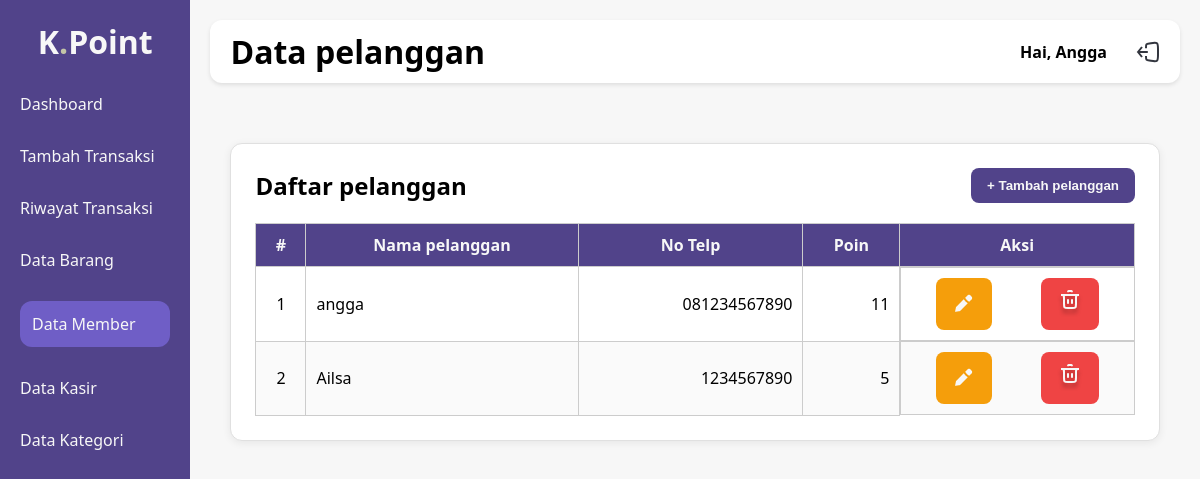
Screenshot of /data-member.php (signed in) with the database file from the repository.
### tables this page shows
CREATE TABLE `pelanggan` (
  `id_pelanggan` int(11) NOT NULL,
  `nama_pelanggan` varchar(255) DEFAULT NULL,
  `no_telp` varchar(12) DEFAULT NULL,
  `poin` int(3) DEFAULT 0
);

### data-member.php (the view, shortened to what this page needs)
<?php
include 'koneksi.php';
?>
<!DOCTYPE html>
<html lang="en">
<head>
    <link rel="stylesheet" href="assets/css/style.css?v=<?= time(); ?>">
</head>
<body>
    <div class="wrapper">
        <div class="sidebar">
            <ul>
                <li><a href="index.php" class="logo">K<span>.</span>Point</a></li>
                <li><a href="index.php" class="nav-link">Dashboard</a></li>
                <li><a href="tambah-transaksi.php" class="nav-link">Tambah Transaksi</a></li>
                <li><a href="riwayat.php" class="nav-link">Riwayat Transaksi</a></li>
                <li><a href="data-barang.php" class="nav-link">Data Barang</a></li>
                <li><a href="data-member.php" class="nav-link active">Data Member</a></li>
                <li><a href="data-kasir.php" class="nav-link">Data Kasir</a></li>
                <li><a href="data-kategori.php" class="nav-link">Data Kategori</a></li>
            </ul>
        </div>
        <div class="main-content" id="main-content">
            <div class="judul">
                <h1>Data pelanggan</h1>
                <div class="profil">
                    <h4>Hai, <?= $_SESSION['nama']; ?> </h4>
                    <img src="assets/icons/logout/logout.svg" alt="Logout" onclick="konfirmasiLogout()" style="cursor:pointer;">
                </div>
            </div>
            <div class="content">
                <section class="card">
                    <div class="card-header">
                        <h2>Daftar pelanggan</h2>
                        <button class="btn-tambah" onclick="tambahpelanggan()">
                        + Tambah pelanggan
                        </button>
                    </div>
                    <div class="table-container">
                    <table class="data-table">
                        <thead>
                            <tr>
                            <th scope="col">#</th>
                            <th scope="col">Nama pelanggan</th>
                            <th scope="col">No Telp</th>
                            <th scope="col">Poin</th>
                            <th scope="col">Aksi</th>
                            </tr>
                        </thead>
                        <tbody>
                            <?php
                                                    $sqlbrg1 = "select * from pelanggan order by id_pelanggan";
                                                    $qbrg1   = mysqli_query($koneksi,$sqlbrg1);
                                                    $urut = 1;
                                                    while ($rbrg1 = mysqli_fetch_array($qbrg1)) {
                                                        $nama_pelanggan = $rbrg1['nama_pelanggan'];
                                                        $no_telp = $rbrg1['no_telp'];
                                                        $poin = $rbrg1['poin'];
                                                    ?>
                        <tr>
                            <td><?php echo $urut++ ?></td>
                            <td><?php echo $nama_pelanggan ?></td>
                            <td><?php echo $no_telp ?></td>
                            <td><?php echo $poin ?></td>
                            <td>
                                <button
                                type="button"
                                class="editBtn"
                                data-id-pelanggan="<?php echo $rbrg1['id_pelanggan']; ?>" onclick="editpelanggan(event)"><img src="assets/icons/edit/Edit_fill.svg" alt="">
                                </button>
                                <button type="button" class="deleteBtn"
                                data-id-pelanggan="<?php echo $rbrg1['id_pelanggan']; ?>"><img src="assets/icons/trash/Trash.svg" alt=""></button
                                >
                            </td>
                        </tr>
                        <?php } ?>
                        </tbody>
                    </table>
                    </div>
                </section>
            </div>
        </div>
    </div>
</body>
</html>

### assets/css/style.css (style rules this page uses)
:root { --kuning: #6f5ec6; --bg-color: #f7f7f7; --sidebar-width: 220px; --hitam: #51438a; }
* { margin: 0; padding: 0; box-sizing: border-box; scroll-behavior: smooth; }
body { font-family: "Segoe UI", sans-serif; display: flex; min-height: 100vh; }
.wrapper { display: flex; width: 100vw; min-height: 100vh; }
.sidebar { display: block; width: var(--sidebar-width); background: var(--hitam); color: var(--bg-color); padding: 20px; min-height: 100vh; transition: all 0.3s ease-in-out; }
.sidebar ul { list-style: none; padding: 0; }
.sidebar .logo { color: var(--bg-color); text-align: center; font-size: 2em; margin: 0 0 30px; font-weight: 900; }
.sidebar .logo span { color: #c3c5a7; }
.sidebar li a { display: block; color: var(--bg-color); text-decoration: none; margin: 30px 0; transition: 0.2s; }
.nav-link.active { background-color: var(--kuning); padding: 12px; border-radius: 12px; color: var(--bg-color); font-weight: 500; }
.main-content { flex-grow: 1; width: 100%; background: var(--bg-color); padding: 20px; }
.judul { background: white; padding: 10px 20px; box-shadow: 0 2px 4px rgba(0, 0, 0, 0.1); margin-bottom: 20px; display: flex; border-radius: 12px; justify-content: space-between; align-items: center; }
.profil { display: flex; justify-content: space-between; align-items: center; width: 140px; }
.content { padding: 40px 20px; width: 100%; max-width: 100%; box-sizing: border-box; margin: 0 auto; }
.card { background: white; border-radius: 12px; padding: 20px; box-shadow: 0 4px 12px rgba(0, 0, 0, 0.1); width: 100%; border: 1px solid #e0e0e0; box-sizing: border-box; }
.card-header { display: flex; justify-content: space-between; align-items: center; margin-bottom: 20px; }
.card-header h2 { margin: 0; font-size: 1.5em; }
.btn-tambah { background-color: var(--hitam); border: none; padding: 10px 16px; color: var(--bg-color); border-radius: 8px; font-weight: bold; cursor: pointer; transition: background 0.3s ease; }
.table-container { overflow-x: auto; }
.data-table { width: 100%; border-collapse: collapse; min-width: 600px; font-size: 16px; }
.data-table th, .data-table td { border: 1px solid #ccc; padding: 10px; text-align: left; }
.data-table th { background-color: #51438a; font-weight: bold; color: var(--bg-color); }
.data-table tbody tr:nth-child(even) { background-color: #fafafa; }
.data-table th:nth-child(1), .data-table td:nth-child(1) { width: 50px; text-align: center; }
.data-table th { text-align: center; }
.data-table td:nth-child(3), .data-table td:nth-child(4) { text-align: right; }
.data-table td:last-child { display: flex; justify-content: space-around; }
.card { background: #fff; border-radius: 12px; box-shadow: 0 2px 8px rgba(0, 0, 0, 0.07); padding: 24px; min-height: 120px; display: flex; flex-direction: column; justify-content: center; }
.editBtn { background-color: #f59e0b; color: white; border: none; padding: 10px 16px; border-radius: 8px; cursor: pointer; }
.deleteBtn { background-color: #ef4444; color: white; border: none; padding: 10px 16px; border-radius: 8px; cursor: pointer; }

### rows the page displays
pelanggan: nama_pelanggan "angga", no_telp "081234567890", poin "11"
pelanggan: nama_pelanggan "Ailsa", no_telp "1234567890", poin "5"

### other values shown
$_SESSION['nama'] "Angga"
